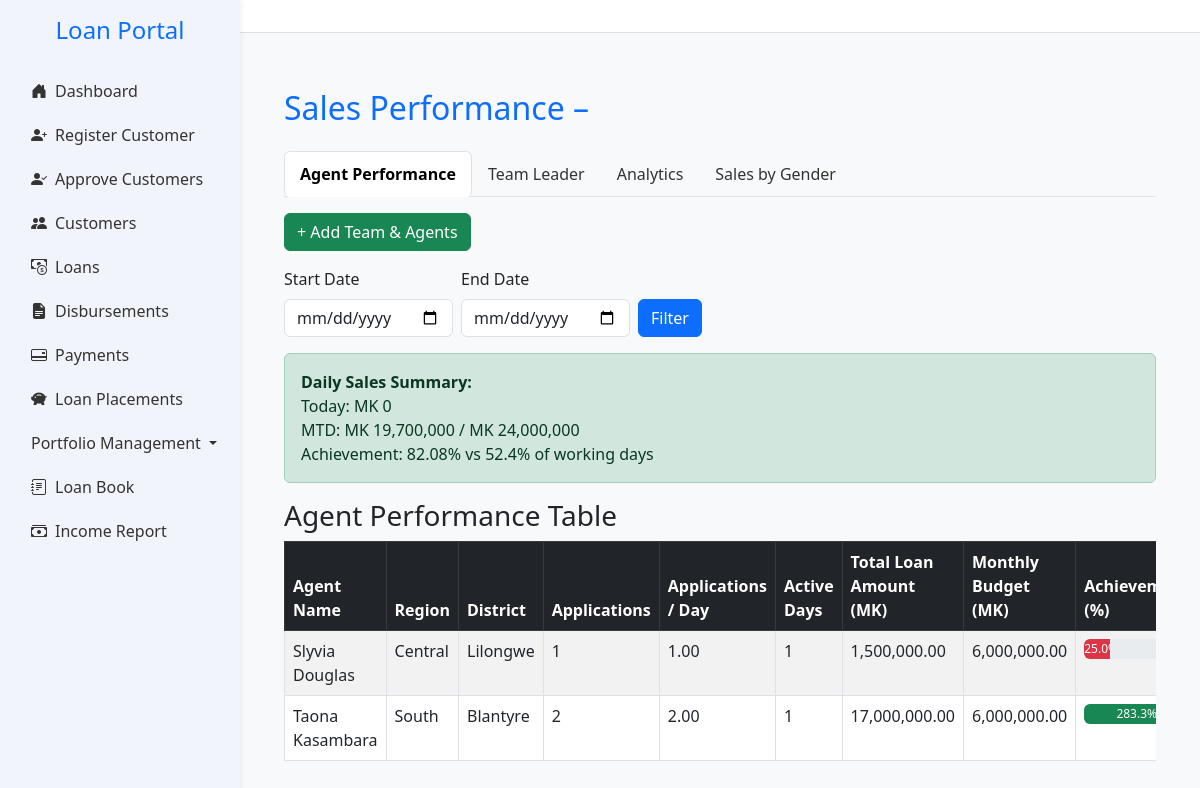
The app's page /dashboard/sales with its own data.
### app.py (models this page shows, shortened)
class Agent(db.Model):
    __tablename__ = 'agents'
    id = db.Column(db.Integer, primary_key=True)
    name = db.Column(db.String(100), nullable=False)
    contact = db.Column(db.String(20))
    email = db.Column(db.String(100))
    district = db.Column(db.String(100))
    region = db.Column(db.String(100))
    monthly_budget = db.Column(db.Float, default=0.0)
    role = db.Column(db.String(50))
    active = db.Column(db.Boolean, default=True)
    team_leader_id = db.Column(db.Integer, db.ForeignKey('agents.id'), nullable=True)
    team_leader = db.relationship('Agent', remote_side=[id], backref='team_members')
    customers = db.relationship('Customer', back_populates='agent', lazy=True)

### app.py (the view)
@app.route('/dashboard/sales')
def sales_dashboard():
    region = request.args.get('region')
    district = request.args.get('district')
    team_leader = request.args.get('team_leader')
    start_date = request.args.get('start_date')
    end_date = request.args.get('end_date')
    today = date.today()
    start = datetime.strptime(start_date, "%Y-%m-%d").date() if start_date else today.replace(day=1)
    end = datetime.strptime(end_date, "%Y-%m-%d").date() if end_date else today
    agent_stats = get_agent_loan_stats(start, end, region, district, team_leader)
    stats = []
    for row in agent_stats:
        applications_per_day = round(row.applications / row.active_days, 2) if row.active_days else 0
        budget_achievement = round((row.total_loan_amount / row.monthly_budget) * 100, 1) if row.monthly_budget else None
        stats.append({
            'name': row.agent_name,
            'region': row.region,
            'district': row.district,
            'applications': row.applications,
            'applications_per_day': applications_per_day,
            'active_days': row.active_days,
            'total_loan_amount': row.total_loan_amount,
            'budget': row.monthly_budget,
            'budget_achievement': budget_achievement
        })
    regions = [r[0] for r in db.session.query(Agent.region)
               .filter(Agent.role != 'Team Leader')
               .distinct().order_by(Agent.region)]
    districts = [d[0] for d in db.session.query(Agent.district)
                 .filter(Agent.role != 'Team Leader')
                 .distinct().order_by(Agent.district)]
    team_leads = db.session.query(Agent.id, Agent.name) \
        .filter(Agent.role == 'Team Leader').order_by(Agent.name).all()
    notif = get_sales_notification()
    return render_template(
        "dashboard/sales_dashboard.html",
        stats=stats,
        regions=regions,
        districts=districts,
        team_leads=team_leads,
        active_tab="agent",
        notif=notif
    )

### app.py (called while the page is built, shortened)
@app.context_processor
def inject_notifications():
    if not current_user.is_authenticated:
        return dict(notifications=[])

### templates/dashboard/sales_dashboard.html (shortened to what this page needs)
{% extends "base.html" %}
{% block content %}
<main class="container mt-4" role="main">
  <header class="mb-4">
    <h2 class="text-primary">Sales Performance – {{ month }}</h2>
  </header>
  {% include "dashboard/_tabs.html" with context %}
  <div class="mb-3">
    <a href="{{ url_for('add_team_with_agents') }}" class="btn btn-success" aria-label="Add new team and agents">
      + Add Team & Agents
    </a>
  </div>
  <form method="get" class="row g-2 mb-3">
    <div class="col-auto">
      <label for="start_date" class="form-label">Start Date</label>
      <input type="date" id="start_date" name="start_date" class="form-control" value="{{ request.args.get('start_date', '') }}">
    </div>
    <div class="col-auto">
      <label for="end_date" class="form-label">End Date</label>
      <input type="date" id="end_date" name="end_date" class="form-control" value="{{ request.args.get('end_date', '') }}">
    </div>
    <div class="col-auto align-self-end">
      <button type="submit" class="btn btn-primary">Filter</button>
    </div>
  </form>
  <section id="salesAlert" class="alert d-none" role="alert" aria-live="polite"></section>
  <section aria-labelledby="agent-performance-heading">
    <h3 id="agent-performance-heading" class="sr-only">Agent Performance Table</h3>
    <div class="table-responsive">
      <table class="table table-bordered table-striped" aria-describedby="agent-performance-heading">
        <thead class="table-dark">
          <tr>
            <th scope="col">Agent Name</th>
            <th scope="col">Region</th>
            <th scope="col">District</th>
            <th scope="col">Applications</th>
            <th scope="col">Applications / Day</th>
            <th scope="col">Active Days</th>
            <th scope="col">Total Loan Amount (MK)</th>
            <th scope="col">Monthly Budget (MK)</th>
            <th scope="col">Achievement (%)</th>
          </tr>
        </thead>
        <tbody>
          {% for agent in stats %}
          <tr>
            <td>{{ agent.name }}</td>
            <td>{{ agent.region }}</td>
            <td>{{ agent.district }}</td>
            <td>{{ agent.applications }}</td>
            <td>{{ "%.2f"|format(agent.applications_per_day or 0) }}</td>
            <td>{{ agent.active_days }}</td>
            <td>{{ "{:,.2f}".format(agent.total_loan_amount or 0) }}</td>
            <td>{{ "{:,.2f}".format(agent.budget or 0) }}</td>
            <td>
              {% if agent.budget_achievement is not none %}
              <div class="progress" style="height: 20px;" role="progressbar"
                   aria-valuenow="{{ agent.budget_achievement }}"
                   aria-valuemin="0" aria-valuemax="100"
                   aria-label="{{ agent.budget_achievement }}% of monthly budget achieved">
                {% set achievement = agent.budget_achievement %}
                {% if achievement < 50 %}
                <div class="progress-bar bg-danger progress-bar-dynamic"
                     style="--progress-width: {{ achievement }};">
                  {{ achievement }}%
                </div>
                {% elif achievement < 90 %}
                <div class="progress-bar bg-warning text-dark progress-bar-dynamic"
                     style="--progress-width: {{ achievement }};">
                  {{ achievement }}%
                </div>
                {% else %}
                <div class="progress-bar bg-success progress-bar-dynamic"
                     style="--progress-width: {{ achievement }};">
                  {{ achievement }}%
                </div>
                {% endif %}
              </div>
              {% else %}
              <span class="text-muted">N/A</span>
              {% endif %}
            </td>
          </tr>
          {% endfor %}
        </tbody>
      </table>
    </div>
  </section>
</main>
{% endblock %}

### templates/base.html (style rules this page uses)
:root { --main-blue: #007bff; --sidebar-bg: #f1f5fb; --sidebar-hover: #dbeafe; }
body { overflow-x: hidden; background-color: #f8f9fa; }

### templates/dashboard/sales_dashboard.html (style rules this page uses)
.progress-bar-dynamic { width: calc(var(--progress-width) * 1%); transition: width 0.6s ease-in-out; }

### records on screen
Agent: name "Slyvia Douglas", region "Central", district "Lilongwe", applications "1", active "1.00", active_days "1", total_loan_amount "1,500,000.00", monthly_budget "6,000,000.00", achievement "25.0"
Agent: name "Taona Kasambara", region "South", district "Blantyre", applications "2", applications_per_day "2.00", active_days "1", total_loan_amount "17,000,000.00", monthly_budget "6,000,000.00", achievement "283.3"
